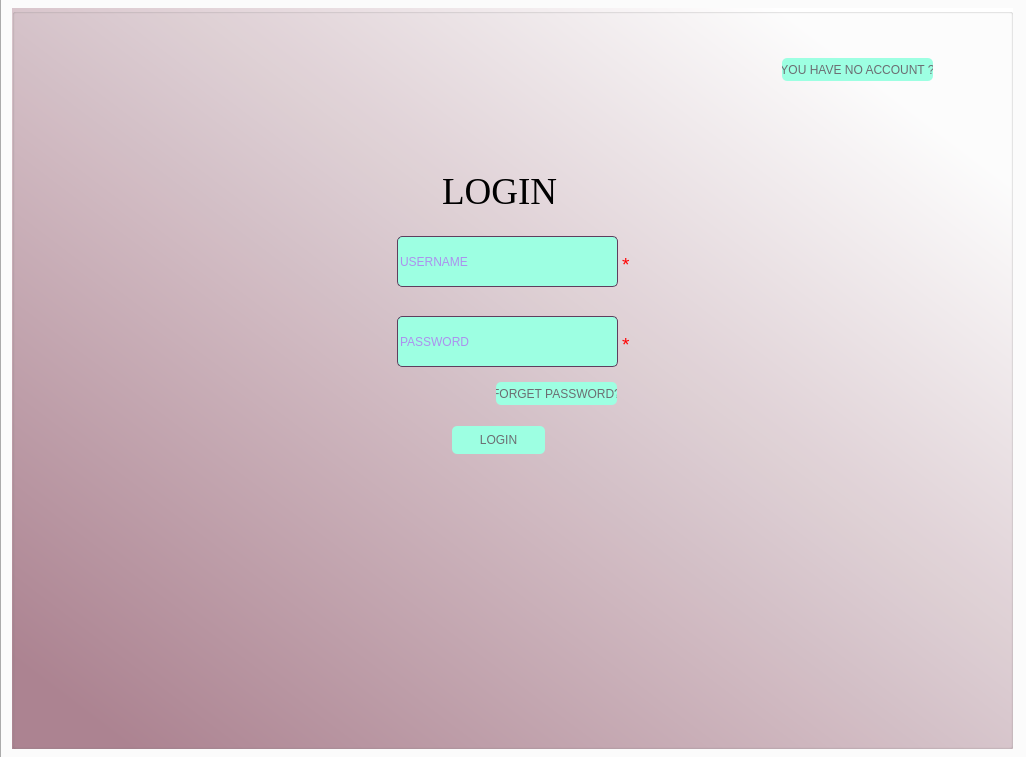
<?xml version="1.0" encoding="UTF-8"?>
<ui version="4.0">
 <class>UserManager</class>
 <widget class="QWidget" name="UserManager">
  <property name="geometry">
   <rect>
    <x>0</x>
    <y>0</y>
    <width>1026</width>
    <height>757</height>
   </rect>
  </property>
  <property name="windowTitle">
   <string>UserManager</string>
  </property>
  <widget class="QTabWidget" name="tabwidget">
   <property name="geometry">
    <rect>
     <x>0</x>
     <y>-30</y>
     <width>1031</width>
     <height>791</height>
    </rect>
   </property>
   <property name="focusPolicy">
    <enum>Qt::NoFocus</enum>
   </property>
   <property name="currentIndex">
    <number>0</number>
   </property>
   <widget class="QWidget" name="loginpage">
    <attribute name="title">
     <string/>
    </attribute>
    <widget class="QLineEdit" name="username">
     <property name="geometry">
      <rect>
       <x>395</x>
       <y>240</y>
       <width>221</width>
       <height>51</height>
      </rect>
     </property>
     <property name="styleSheet">
      <string notr="true">
QLineEdit {
    color: rgb(185, 35, 250);
	background-color:  rgb(157, 255, 226);
	border-radius:5px;
	border: 1px solid rgb(94, 62, 94);
}
QLineEdit:focus {
    border: 1px solid rgb(255, 48, 245);
}</string>
     </property>
     <property name="inputMethodHints">
      <set>Qt::ImhNone</set>
     </property>
     <property name="placeholderText">
      <string>USERNAME</string>
     </property>
    </widget>
    <widget class="QPushButton" name="login">
     <property name="geometry">
      <rect>
       <x>450</x>
       <y>430</y>
       <width>93</width>
       <height>28</height>
      </rect>
     </property>
     <property name="styleSheet">
      <string notr="true">

QPushButton {
    color: rgb(108, 109, 114);
	background-color: rgb(157, 255, 226);
	border-radius:5px;
}

QPushButton:hover {
    border: 1px solid rgb(255, 48, 245);
}
QPushButton:pressed {
                
	background-color: rgb(185, 35, 250);
                color: rgb(16, 14, 25);
            }</string>
     </property>
     <property name="text">
      <string>LOGIN</string>
     </property>
    </widget>
    <widget class="QLineEdit" name="password">
     <property name="geometry">
      <rect>
       <x>395</x>
       <y>320</y>
       <width>221</width>
       <height>51</height>
      </rect>
     </property>
     <property name="styleSheet">
      <string notr="true">
QLineEdit {
    color: rgb(185, 35, 250);
	background-color:  rgb(157, 255, 226);
	border-radius:5px;
	border: 1px solid rgb(94, 62, 94);
}
QLineEdit:focus {
    border: 1px solid rgb(255, 48, 245);
}</string>
     </property>
     <property name="inputMethodHints">
      <set>Qt::ImhHiddenText</set>
     </property>
     <property name="placeholderText">
      <string>PASSWORD</string>
     </property>
    </widget>
    <widget class="QLabel" name="label_9">
     <property name="geometry">
      <rect>
       <x>440</x>
       <y>170</y>
       <width>121</width>
       <height>51</height>
      </rect>
     </property>
     <property name="font">
      <font>
       <family>Times New Roman</family>
       <pointsize>28</pointsize>
      </font>
     </property>
     <property name="text">
      <string>LOGIN</string>
     </property>
    </widget>
    <widget class="QLabel" name="label_20">
     <property name="geometry">
      <rect>
       <x>620</x>
       <y>260</y>
       <width>16</width>
       <height>16</height>
      </rect>
     </property>
     <property name="font">
      <font>
       <pointsize>14</pointsize>
      </font>
     </property>
     <property name="autoFillBackground">
      <bool>false</bool>
     </property>
     <property name="styleSheet">
      <string notr="true">
color:rgb(255, 0, 0)</string>
     </property>
     <property name="text">
      <string>*</string>
     </property>
    </widget>
    <widget class="QLabel" name="label_21">
     <property name="geometry">
      <rect>
       <x>620</x>
       <y>340</y>
       <width>16</width>
       <height>16</height>
      </rect>
     </property>
     <property name="font">
      <font>
       <pointsize>14</pointsize>
      </font>
     </property>
     <property name="autoFillBackground">
      <bool>false</bool>
     </property>
     <property name="styleSheet">
      <string notr="true">
color:rgb(255, 0, 0)</string>
     </property>
     <property name="text">
      <string>*</string>
     </property>
    </widget>
    <widget class="QGroupBox" name="groupBox_3">
     <property name="geometry">
      <rect>
       <x>10</x>
       <y>12</y>
       <width>1001</width>
       <height>741</height>
      </rect>
     </property>
     <property name="styleSheet">
      <string notr="true">background-color: qlineargradient(spread:pad, x1:0, y1:0.989, x2:0.886364, y2:0.125, stop:0.0625 rgba(174, 133, 147, 255), stop:1 rgba(255, 255, 255, 255))
</string>
     </property>
     <property name="title">
      <string/>
     </property>
     <widget class="QPushButton" name="no_account_btn">
      <property name="geometry">
       <rect>
        <x>770</x>
        <y>50</y>
        <width>151</width>
        <height>23</height>
       </rect>
      </property>
      <property name="styleSheet">
       <string notr="true">

QPushButton {
    color: rgb(108, 109, 114);
	background-color: rgb(157, 255, 226);
	border-radius:5px;
}

QPushButton:hover {
    border: 1px solid rgb(255, 48, 245);
}
QPushButton:pressed {
                
	background-color: rgb(185, 35, 250);
                color: rgb(16, 14, 25);
            }</string>
      </property>
      <property name="text">
       <string>YOU HAVE NO ACCOUNT ?</string>
      </property>
     </widget>
     <widget class="QPushButton" name="forget_pass_btn">
      <property name="geometry">
       <rect>
        <x>484</x>
        <y>374</y>
        <width>121</width>
        <height>23</height>
       </rect>
      </property>
      <property name="styleSheet">
       <string notr="true">

QPushButton {
    color: rgb(108, 109, 114);
	background-color: rgb(157, 255, 226);
	border-radius:5px;
}

QPushButton:hover {
    border: 1px solid rgb(255, 48, 245);
}
QPushButton:pressed {
                
	background-color: rgb(185, 35, 250);
                color: rgb(16, 14, 25);
            }</string>
      </property>
      <property name="text">
       <string>FORGET PASSWORD?</string>
      </property>
     </widget>
    </widget>
    <zorder>groupBox_3</zorder>
    <zorder>username</zorder>
    <zorder>login</zorder>
    <zorder>password</zorder>
    <zorder>label_9</zorder>
    <zorder>label_20</zorder>
    <zorder>label_21</zorder>
   </widget>
   <widget class="QWidget" name="forgetpass">
    <attribute name="title">
     <string>Page</string>
    </attribute>
    <widget class="QLineEdit" name="fusername">
     <property name="geometry">
      <rect>
       <x>400</x>
       <y>210</y>
       <width>221</width>
       <height>51</height>
      </rect>
     </property>
     <property name="styleSheet">
      <string notr="true">
QLineEdit {
    color: rgb(185, 35, 250);
	background-color:  rgb(157, 255, 226);
	border-radius:5px;
	border: 1px solid rgb(94, 62, 94);
}
QLineEdit:focus {
    border: 1px solid rgb(255, 48, 245);
}</string>
     </property>
     <property name="placeholderText">
      <string>USERNAME</string>
     </property>
    </widget>
    <widget class="QLineEdit" name="newpass">
     <property name="geometry">
      <rect>
       <x>400</x>
       <y>290</y>
       <width>221</width>
       <height>51</height>
      </rect>
     </property>
     <property name="styleSheet">
      <string notr="true">
QLineEdit {
    color: rgb(185, 35, 250);
	background-color:  rgb(157, 255, 226);
	border-radius:5px;
	border: 1px solid rgb(94, 62, 94);
}
QLineEdit:focus {
    border: 1px solid rgb(255, 48, 245);
}</string>
     </property>
     <property name="placeholderText">
      <string>NEW PASSWORD</string>
     </property>
    </widget>
    <widget class="QPushButton" name="change">
     <property name="geometry">
      <rect>
       <x>463</x>
       <y>460</y>
       <width>93</width>
       <height>28</height>
      </rect>
     </property>
     <property name="styleSheet">
      <string notr="true">

QPushButton {
    color: rgb(108, 109, 114);
	background-color: rgb(157, 255, 226);
	border-radius:5px;
}

QPushButton:hover {
    border: 1px solid rgb(255, 48, 245);
}
QPushButton:pressed {
                
	background-color: rgb(185, 35, 250);
                color: rgb(16, 14, 25);
            }</string>
     </property>
     <property name="text">
      <string>CHANGE</string>
     </property>
    </widget>
    <widget class="QLineEdit" name="confirm_new_password">
     <property name="geometry">
      <rect>
       <x>400</x>
       <y>370</y>
       <width>221</width>
       <height>51</height>
      </rect>
     </property>
     <property name="styleSheet">
      <string notr="true">
QLineEdit {
    color: rgb(185, 35, 250);
	background-color:  rgb(157, 255, 226);
	border-radius:5px;
	border: 1px solid rgb(94, 62, 94);
}
QLineEdit:focus {
    border: 1px solid rgb(255, 48, 245);
}</string>
     </property>
     <property name="placeholderText">
      <string>CONFIRM NEW PASSWORD</string>
     </property>
    </widget>
    <widget class="QLabel" name="label_10">
     <property name="geometry">
      <rect>
       <x>330</x>
       <y>121</y>
       <width>371</width>
       <height>51</height>
      </rect>
     </property>
     <property name="font">
      <font>
       <family>Times New Roman</family>
       <pointsize>28</pointsize>
      </font>
     </property>
     <property name="text">
      <string>CHANGE PASSWORD</string>
     </property>
    </widget>
    <widget class="QLabel" name="label_17">
     <property name="geometry">
      <rect>
       <x>627</x>
       <y>230</y>
       <width>16</width>
       <height>16</height>
      </rect>
     </property>
     <property name="font">
      <font>
       <pointsize>14</pointsize>
      </font>
     </property>
     <property name="autoFillBackground">
      <bool>false</bool>
     </property>
     <property name="styleSheet">
      <string notr="true">
color:rgb(255, 0, 0)</string>
     </property>
     <property name="text">
      <string>*</string>
     </property>
    </widget>
    <widget class="QLabel" name="label_18">
     <property name="geometry">
      <rect>
       <x>627</x>
       <y>310</y>
       <width>16</width>
       <height>16</height>
      </rect>
     </property>
     <property name="font">
      <font>
       <pointsize>14</pointsize>
      </font>
     </property>
     <property name="autoFillBackground">
      <bool>false</bool>
     </property>
     <property name="styleSheet">
      <string notr="true">
color:rgb(255, 0, 0)</string>
     </property>
     <property name="text">
      <string>*</string>
     </property>
    </widget>
    <widget class="QLabel" name="label_19">
     <property name="geometry">
      <rect>
       <x>627</x>
       <y>390</y>
       <width>16</width>
       <height>16</height>
      </rect>
     </property>
     <property name="font">
      <font>
       <pointsize>14</pointsize>
      </font>
     </property>
     <property name="autoFillBackground">
      <bool>false</bool>
     </property>
     <property name="styleSheet">
      <string notr="true">
color:rgb(255, 0, 0)</string>
     </property>
     <property name="text">
      <string>*</string>
     </property>
    </widget>
    <widget class="QGroupBox" name="groupBox_4">
     <property name="geometry">
      <rect>
       <x>10</x>
       <y>10</y>
       <width>1001</width>
       <height>741</height>
      </rect>
     </property>
     <property name="styleSheet">
      <string notr="true">background-color: qlineargradient(spread:pad, x1:0, y1:0.989, x2:0.886364, y2:0.125, stop:0.0625 rgba(174, 133, 147, 255), stop:1 rgba(255, 255, 255, 255))
</string>
     </property>
     <property name="title">
      <string/>
     </property>
    </widget>
    <zorder>groupBox_4</zorder>
    <zorder>fusername</zorder>
    <zorder>newpass</zorder>
    <zorder>change</zorder>
    <zorder>confirm_new_password</zorder>
    <zorder>label_10</zorder>
    <zorder>label_17</zorder>
    <zorder>label_18</zorder>
    <zorder>label_19</zorder>
   </widget>
   <widget class="QWidget" name="registerpage">
    <attribute name="title">
     <string>Tab 2</string>
    </attribute>
    <widget class="QLineEdit" name="password_re">
     <property name="geometry">
      <rect>
       <x>400</x>
       <y>280</y>
       <width>221</width>
       <height>51</height>
      </rect>
     </property>
     <property name="styleSheet">
      <string notr="true">
QLineEdit {
    color: rgb(185, 35, 250);
	background-color:  rgb(157, 255, 226);
	border-radius:5px;
	border: 1px solid rgb(94, 62, 94);
}
QLineEdit:focus {
    border: 1px solid rgb(255, 48, 245);
}</string>
     </property>
     <property name="placeholderText">
      <string>PASSWORD</string>
     </property>
    </widget>
    <widget class="QPushButton" name="register_btn">
     <property name="geometry">
      <rect>
       <x>455</x>
       <y>510</y>
       <width>93</width>
       <height>28</height>
      </rect>
     </property>
     <property name="styleSheet">
      <string notr="true">

QPushButton {
    color: rgb(108, 109, 114);
	background-color: rgb(157, 255, 226);
	border-radius:5px;
}

QPushButton:hover {
    border: 1px solid rgb(255, 48, 245);
}
QPushButton:pressed {
                
	background-color: rgb(185, 35, 250);
                color: rgb(16, 14, 25);
            }</string>
     </property>
     <property name="text">
      <string>REGISTER</string>
     </property>
    </widget>
    <widget class="QComboBox" name="role_re">
     <property name="geometry">
      <rect>
       <x>400</x>
       <y>420</y>
       <width>220</width>
       <height>51</height>
      </rect>
     </property>
     <property name="sizePolicy">
      <sizepolicy hsizetype="Preferred" vsizetype="Fixed">
       <horstretch>0</horstretch>
       <verstretch>0</verstretch>
      </sizepolicy>
     </property>
     <property name="layoutDirection">
      <enum>Qt::LeftToRight</enum>
     </property>
     <property name="styleSheet">
      <string notr="true">

QComboBox {
    color: rgb(185, 35, 250);
	background-color:rgb(157, 255, 226);
	border-radius:5px;
	border: 1px solid rgb(94, 62, 94);
}
QComboBox:focus {
    border: 1px solid rgb(255, 48, 245);
}</string>
     </property>
     <property name="inputMethodHints">
      <set>Qt::ImhNoEditMenu</set>
     </property>
     <item>
      <property name="text">
       <string>ADMIN</string>
      </property>
     </item>
     <item>
      <property name="text">
       <string>DEVELOPER</string>
      </property>
     </item>
     <item>
      <property name="text">
       <string>MANAGER</string>
      </property>
     </item>
     <item>
      <property name="text">
       <string>USER</string>
      </property>
     </item>
    </widget>
    <widget class="QLineEdit" name="username_re">
     <property name="geometry">
      <rect>
       <x>400</x>
       <y>129</y>
       <width>221</width>
       <height>51</height>
      </rect>
     </property>
     <property name="styleSheet">
      <string notr="true">
QLineEdit {
    color: rgb(185, 35, 250);
	background-color:  rgb(157, 255, 226);
	border-radius:5px;
	border: 1px solid rgb(94, 62, 94);
}
QLineEdit:focus {
    border: 1px solid rgb(255, 48, 245);
}</string>
     </property>
     <property name="placeholderText">
      <string>USERNAME</string>
     </property>
    </widget>
    <widget class="QLineEdit" name="confirm_password_re">
     <property name="geometry">
      <rect>
       <x>400</x>
       <y>350</y>
       <width>221</width>
       <height>51</height>
      </rect>
     </property>
     <property name="styleSheet">
      <string notr="true">
QLineEdit {
    color: rgb(185, 35, 250);
	background-color:  rgb(157, 255, 226);
	border-radius:5px;
	border: 1px solid rgb(94, 62, 94);
}
QLineEdit:focus {
    border: 1px solid rgb(255, 48, 245);
}</string>
     </property>
     <property name="placeholderText">
      <string>CONFIRM PASSWORD</string>
     </property>
    </widget>
    <widget class="QLabel" name="label_11">
     <property name="geometry">
      <rect>
       <x>424</x>
       <y>60</y>
       <width>191</width>
       <height>51</height>
      </rect>
     </property>
     <property name="font">
      <font>
       <family>Times New Roman</family>
       <pointsize>28</pointsize>
      </font>
     </property>
     <property name="text">
      <string>REGISTER</string>
     </property>
    </widget>
    <widget class="QLineEdit" name="fullname_re">
     <property name="geometry">
      <rect>
       <x>400</x>
       <y>210</y>
       <width>221</width>
       <height>51</height>
      </rect>
     </property>
     <property name="styleSheet">
      <string notr="true">
QLineEdit {
    color: rgb(185, 35, 250);
	background-color:  rgb(157, 255, 226);
	border-radius:5px;
	border: 1px solid rgb(94, 62, 94);
}
QLineEdit:focus {
    border: 1px solid rgb(255, 48, 245);
}</string>
     </property>
     <property name="placeholderText">
      <string>FULLNAME</string>
     </property>
    </widget>
    <widget class="QLabel" name="label_12">
     <property name="geometry">
      <rect>
       <x>626</x>
       <y>370</y>
       <width>16</width>
       <height>16</height>
      </rect>
     </property>
     <property name="font">
      <font>
       <pointsize>14</pointsize>
      </font>
     </property>
     <property name="autoFillBackground">
      <bool>false</bool>
     </property>
     <property name="styleSheet">
      <string notr="true">
color:rgb(255, 0, 0)</string>
     </property>
     <property name="text">
      <string>*</string>
     </property>
    </widget>
    <widget class="QLabel" name="label_13">
     <property name="geometry">
      <rect>
       <x>626</x>
       <y>300</y>
       <width>16</width>
       <height>16</height>
      </rect>
     </property>
     <property name="font">
      <font>
       <pointsize>14</pointsize>
      </font>
     </property>
     <property name="autoFillBackground">
      <bool>false</bool>
     </property>
     <property name="styleSheet">
      <string notr="true">
color:rgb(255, 0, 0)</string>
     </property>
     <property name="text">
      <string>*</string>
     </property>
    </widget>
    <widget class="QLabel" name="label_14">
     <property name="geometry">
      <rect>
       <x>626</x>
       <y>230</y>
       <width>16</width>
       <height>16</height>
      </rect>
     </property>
     <property name="font">
      <font>
       <pointsize>14</pointsize>
      </font>
     </property>
     <property name="autoFillBackground">
      <bool>false</bool>
     </property>
     <property name="styleSheet">
      <string notr="true">
color:rgb(255, 0, 0)</string>
     </property>
     <property name="text">
      <string>*</string>
     </property>
    </widget>
    <widget class="QLabel" name="label_15">
     <property name="geometry">
      <rect>
       <x>626</x>
       <y>150</y>
       <width>16</width>
       <height>16</height>
      </rect>
     </property>
     <property name="font">
      <font>
       <pointsize>14</pointsize>
      </font>
     </property>
     <property name="autoFillBackground">
      <bool>false</bool>
     </property>
     <property name="styleSheet">
      <string notr="true">
color:rgb(255, 0, 0)</string>
     </property>
     <property name="text">
      <string>*</string>
     </property>
    </widget>
    <widget class="QLabel" name="label_16">
     <property name="geometry">
      <rect>
       <x>626</x>
       <y>440</y>
       <width>16</width>
       <height>16</height>
      </rect>
     </property>
     <property name="font">
      <font>
       <pointsize>14</pointsize>
      </font>
     </property>
     <property name="autoFillBackground">
      <bool>false</bool>
     </property>
     <property name="styleSheet">
      <string notr="true">
color:rgb(255, 0, 0)</string>
     </property>
     <property name="text">
      <string>*</string>
     </property>
    </widget>
    <widget class="QGroupBox" name="groupBox_5">
     <property name="geometry">
      <rect>
       <x>10</x>
       <y>10</y>
       <width>1001</width>
       <height>741</height>
      </rect>
     </property>
     <property name="styleSheet">
      <string notr="true">background-color: qlineargradient(spread:pad, x1:0, y1:0.989, x2:0.886364, y2:0.125, stop:0.0625 rgba(174, 133, 147, 255), stop:1 rgba(255, 255, 255, 255))
</string>
     </property>
     <property name="title">
      <string/>
     </property>
    </widget>
    <zorder>groupBox_5</zorder>
    <zorder>password_re</zorder>
    <zorder>register_btn</zorder>
    <zorder>role_re</zorder>
    <zorder>username_re</zorder>
    <zorder>confirm_password_re</zorder>
    <zorder>label_11</zorder>
    <zorder>fullname_re</zorder>
    <zorder>label_12</zorder>
    <zorder>label_13</zorder>
    <zorder>label_14</zorder>
    <zorder>label_15</zorder>
    <zorder>label_16</zorder>
   </widget>
   <widget class="QWidget" name="userpage">
    <attribute name="title">
     <string>Page</string>
    </attribute>
    <widget class="QLineEdit" name="username_up">
     <property name="geometry">
      <rect>
       <x>398</x>
       <y>150</y>
       <width>221</width>
       <height>51</height>
      </rect>
     </property>
     <property name="styleSheet">
      <string notr="true">
QLineEdit {
    color: rgb(185, 35, 250);
	background-color:  rgb(157, 255, 226);
	border-radius:5px;
	border: 1px solid rgb(94, 62, 94);
}
QLineEdit:focus {
    border: 1px solid rgb(255, 48, 245);
}</string>
     </property>
     <property name="placeholderText">
      <string>USERNAME</string>
     </property>
    </widget>
    <widget class="QComboBox" name="role_up">
     <property name="geometry">
      <rect>
       <x>399</x>
       <y>310</y>
       <width>220</width>
       <height>51</height>
      </rect>
     </property>
     <property name="sizePolicy">
      <sizepolicy hsizetype="Preferred" vsizetype="Fixed">
       <horstretch>0</horstretch>
       <verstretch>0</verstretch>
      </sizepolicy>
     </property>
     <property name="layoutDirection">
      <enum>Qt::LeftToRight</enum>
     </property>
     <property name="styleSheet">
      <string notr="true">

QComboBox {
    color: rgb(185, 35, 250);
	background-color:rgb(157, 255, 226);
	border-radius:5px;
	border: 1px solid rgb(94, 62, 94);
}
QComboBox:focus {
    border: 1px solid rgb(255, 48, 245);
}</string>
     </property>
     <property name="inputMethodHints">
      <set>Qt::ImhNoEditMenu</set>
     </property>
     <property name="editable">
      <bool>false</bool>
     </property>
     <item>
      <property name="text">
       <string>ADMIN</string>
      </property>
     </item>
     <item>
      <property name="text">
       <string>DEVELOPER</string>
      </property>
     </item>
     <item>
      <property name="text">
       <string>MANAGER</string>
      </property>
     </item>
     <item>
      <property name="text">
       <string>USER</string>
      </property>
     </item>
    </widget>
    <widget class="QPushButton" name="update_btn">
     <property name="geometry">
      <rect>
       <x>450</x>
       <y>390</y>
       <width>111</width>
       <height>41</height>
      </rect>
     </property>
     <property name="font">
      <font>
       <pointsize>10</pointsize>
      </font>
     </property>
     <property name="styleSheet">
      <string notr="true">

QPushButton {
    color: rgb(108, 109, 114);
	background-color: rgb(157, 255, 226);
	border-radius:5px;
}

QPushButton:hover {
    border: 1px solid rgb(255, 48, 245);
}
QPushButton:pressed {
                
	background-color: rgb(185, 35, 250);
                color: rgb(16, 14, 25);
            }</string>
     </property>
     <property name="text">
      <string>UPDATE</string>
     </property>
    </widget>
    <widget class="QLineEdit" name="fullname_up">
     <property name="geometry">
      <rect>
       <x>398</x>
       <y>230</y>
       <width>221</width>
       <height>51</height>
      </rect>
     </property>
     <property name="styleSheet">
      <string notr="true">
QLineEdit {
    color: rgb(185, 35, 250);
	background-color:  rgb(157, 255, 226);
	border-radius:5px;
	border: 1px solid rgb(94, 62, 94);
}
QLineEdit:focus {
    border: 1px solid rgb(255, 48, 245);
}</string>
     </property>
     <property name="placeholderText">
      <string>FULLNAME</string>
     </property>
    </widget>
    <widget class="QPushButton" name="logout">
     <property name="geometry">
      <rect>
       <x>455</x>
       <y>470</y>
       <width>100</width>
       <height>31</height>
      </rect>
     </property>
     <property name="styleSheet">
      <string notr="true">

QPushButton {
    color: rgb(108, 109, 114);
	background-color: rgb(157, 255, 226);
	border-radius:5px;
}

QPushButton:hover {
    border: 1px solid rgb(255, 48, 245);
}
QPushButton:pressed {
                
	background-color: rgb(185, 35, 250);
                color: rgb(16, 14, 25);
            }</string>
     </property>
     <property name="text">
      <string>LOG OUT</string>
     </property>
    </widget>
    <widget class="QGroupBox" name="groupBox_6">
     <property name="geometry">
      <rect>
       <x>10</x>
       <y>10</y>
       <width>1001</width>
       <height>741</height>
      </rect>
     </property>
     <property name="styleSheet">
      <string notr="true">background-color: qlineargradient(spread:pad, x1:0, y1:0.989, x2:0.886364, y2:0.125, stop:0.0625 rgba(174, 133, 147, 255), stop:1 rgba(255, 255, 255, 255))
</string>
     </property>
     <property name="title">
      <string/>
     </property>
    </widget>
    <zorder>groupBox_6</zorder>
    <zorder>username_up</zorder>
    <zorder>role_up</zorder>
    <zorder>update_btn</zorder>
    <zorder>fullname_up</zorder>
    <zorder>logout</zorder>
   </widget>
   <widget class="QWidget" name="adminpage">
    <attribute name="title">
     <string>Page</string>
    </attribute>
    <widget class="QTextBrowser" name="textBrowser">
     <property name="geometry">
      <rect>
       <x>400</x>
       <y>270</y>
       <width>221</width>
       <height>61</height>
      </rect>
     </property>
     <property name="html">
      <string>&lt;!DOCTYPE HTML PUBLIC &quot;-//W3C//DTD HTML 4.0//EN&quot; &quot;http://www.w3.org/TR/REC-html40/strict.dtd&quot;&gt;
&lt;html&gt;&lt;head&gt;&lt;meta name=&quot;qrichtext&quot; content=&quot;1&quot; /&gt;&lt;style type=&quot;text/css&quot;&gt;
p, li { white-space: pre-wrap; }
&lt;/style&gt;&lt;/head&gt;&lt;body style=&quot; font-family:'MS Shell Dlg 2'; font-size:8.25pt; font-weight:400; font-style:normal;&quot;&gt;
&lt;p style=&quot; margin-top:0px; margin-bottom:0px; margin-left:0px; margin-right:0px; -qt-block-indent:0; text-indent:0px;&quot;&gt;&lt;span style=&quot; font-size:16pt;&quot;&gt;THIS IS THE ADMIN'S FUNCTIONAL SCREEN &lt;/span&gt;&lt;/p&gt;&lt;/body&gt;&lt;/html&gt;</string>
     </property>
    </widget>
    <widget class="QPushButton" name="about_me">
     <property name="geometry">
      <rect>
       <x>20</x>
       <y>690</y>
       <width>100</width>
       <height>31</height>
      </rect>
     </property>
     <property name="styleSheet">
      <string notr="true">

QPushButton {
    color: rgb(108, 109, 114);
	background-color: rgb(157, 255, 226);
	border-radius:5px;
}

QPushButton:hover {
    border: 1px solid rgb(255, 48, 245);
}
QPushButton:pressed {
                
	background-color: rgb(185, 35, 250);
                color: rgb(16, 14, 25);
            }</string>
     </property>
     <property name="text">
      <string>About me</string>
     </property>
    </widget>
    <widget class="QGroupBox" name="groupBox_7">
     <property name="geometry">
      <rect>
       <x>10</x>
       <y>10</y>
       <width>1001</width>
       <height>741</height>
      </rect>
     </property>
     <property name="styleSheet">
      <string notr="true">background-color: qlineargradient(spread:pad, x1:0, y1:0.989, x2:0.886364, y2:0.125, stop:0.0625 rgba(174, 133, 147, 255), stop:1 rgba(255, 255, 255, 255))
</string>
     </property>
     <property name="title">
      <string/>
     </property>
    </widget>
    <zorder>groupBox_7</zorder>
    <zorder>textBrowser</zorder>
    <zorder>about_me</zorder>
   </widget>
   <widget class="QWidget" name="expensepage">
    <attribute name="title">
     <string>Page</string>
    </attribute>
    <widget class="QPushButton" name="about_me_ex">
     <property name="geometry">
      <rect>
       <x>20</x>
       <y>690</y>
       <width>100</width>
       <height>31</height>
      </rect>
     </property>
     <property name="styleSheet">
      <string notr="true">

QPushButton {
    color: rgb(108, 109, 114);
	background-color: rgb(157, 255, 226);
	border-radius:5px;
}

QPushButton:hover {
    border: 1px solid rgb(255, 48, 245);
}
QPushButton:pressed {
                
	background-color: rgb(185, 35, 250);
                color: rgb(16, 14, 25);
            }</string>
     </property>
     <property name="text">
      <string>About me</string>
     </property>
    </widget>
    <widget class="QGroupBox" name="groupBox_8">
     <property name="geometry">
      <rect>
       <x>0</x>
       <y>0</y>
       <width>1031</width>
       <height>751</height>
      </rect>
     </property>
     <property name="styleSheet">
      <string notr="true">background-color: qlineargradient(spread:pad, x1:0, y1:0.989, x2:0.886364, y2:0.125, stop:0.0625 rgba(174, 133, 147, 255), stop:1 rgba(255, 255, 255, 255))
</string>
     </property>
     <property name="title">
      <string/>
     </property>
     <widget class="QTextBrowser" name="textBrowser_2">
      <property name="geometry">
       <rect>
        <x>390</x>
        <y>300</y>
        <width>221</width>
        <height>61</height>
       </rect>
      </property>
      <property name="html">
       <string>&lt;!DOCTYPE HTML PUBLIC &quot;-//W3C//DTD HTML 4.0//EN&quot; &quot;http://www.w3.org/TR/REC-html40/strict.dtd&quot;&gt;
&lt;html&gt;&lt;head&gt;&lt;meta name=&quot;qrichtext&quot; content=&quot;1&quot; /&gt;&lt;style type=&quot;text/css&quot;&gt;
p, li { white-space: pre-wrap; }
&lt;/style&gt;&lt;/head&gt;&lt;body style=&quot; font-family:'MS Shell Dlg 2'; font-size:8.25pt; font-weight:400; font-style:normal;&quot;&gt;
&lt;p style=&quot; margin-top:0px; margin-bottom:0px; margin-left:0px; margin-right:0px; -qt-block-indent:0; text-indent:0px;&quot;&gt;&lt;span style=&quot; font-size:16pt;&quot;&gt;THIS IS THE USER'S FUNCTIONAL SCREEN &lt;/span&gt;&lt;/p&gt;&lt;/body&gt;&lt;/html&gt;</string>
      </property>
     </widget>
    </widget>
    <zorder>groupBox_8</zorder>
    <zorder>about_me_ex</zorder>
   </widget>
  </widget>
 </widget>
 <resources/>
 <connections/>
</ui>
